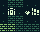

The image is a tile-based game level rendered from a .tmx file. Its description and complete source (layers, tilesets, objects, tile grids) follow:
An orthogonal 5x4 tile map with 8x8 px tiles, 1 tile layer (Tile Layer 1).

<map version="1.5" tiledversion="1.6.0" orientation="orthogonal" renderorder="right-down" width="5" height="4" tilewidth="8" tileheight="8" infinite="0" nextlayerid="2" nextobjectid="1">
 <tileset firstgid="1" source="bg.tsx" />
 <layer id="1" name="Tile Layer 1" width="5" height="4">
  <data encoding="csv">
2,72,72,2,2,
2,64,2,73,15,
2,72,72,2,2,
3,3,72,72,72
</data>
 </layer>
</map>
